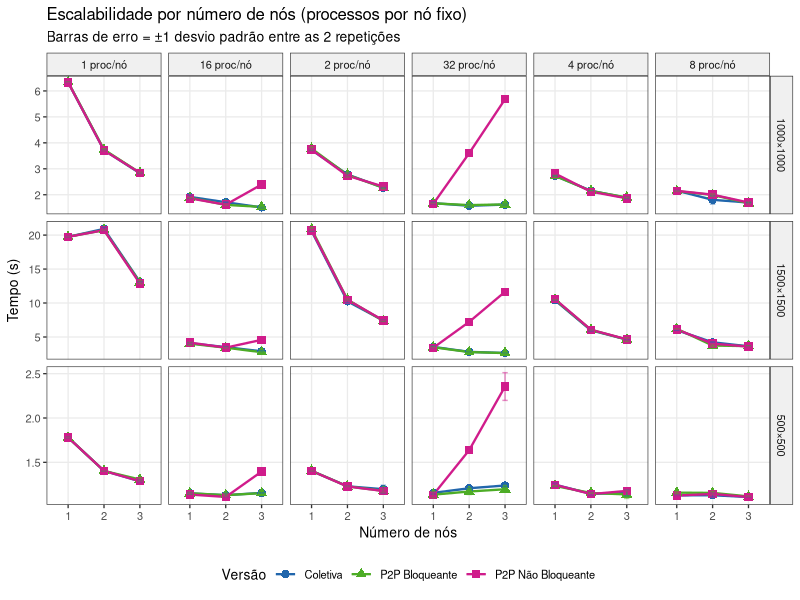
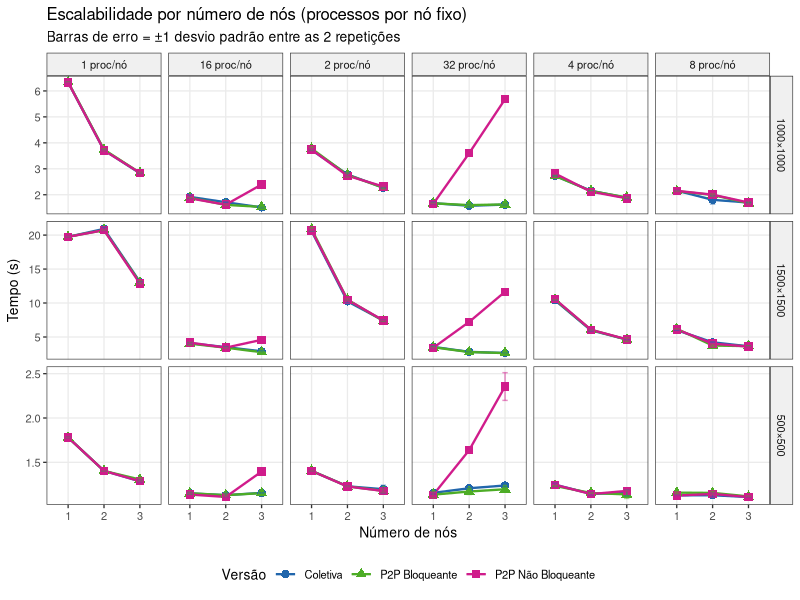
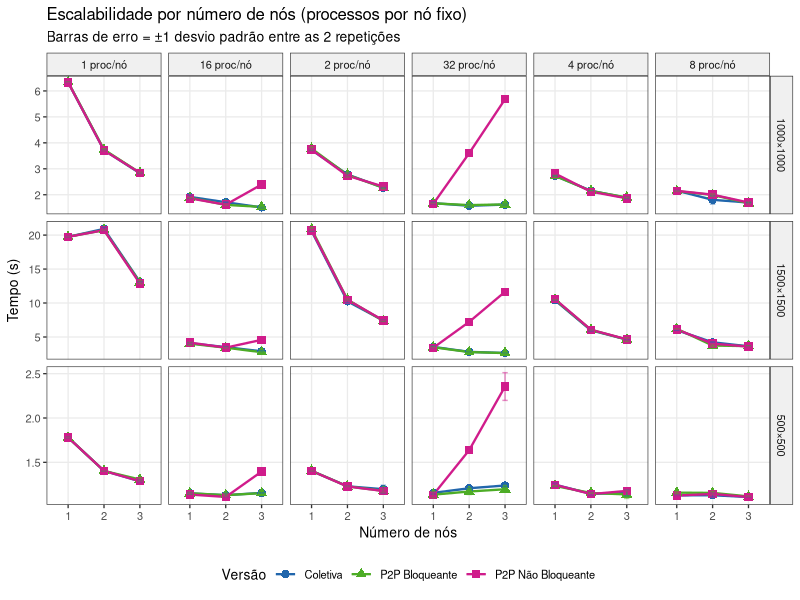

Recreate these plots in R, in order.
library(dplyr)
library(ggplot2)

pdf(NULL)

df <- read.csv("../../results/rastro_completo.csv", stringsAsFactors = FALSE)

exec <- df %>%
  filter(rank == "rank0") %>%
  group_by(tipo, size, nproc, nodes, rep) %>%
  summarise(exec_time = max(fim) - min(inicio), .groups = "drop") %>%
  group_by(tipo, size, nproc, nodes) %>%
  summarise(tempo = median(exec_time), sd = sd(exec_time), .groups = "drop")

exec <- exec %>%
  mutate(
    tipo = recode(tipo,
      "coletiva"          = "Coletiva",
      "p2p_bloqueante"    = "P2P Bloqueante",
      "p2p_naobloqueante" = "P2P Não Bloqueante"
    ),
    size_label  = paste0(size, "×", size),
    nodes_label = paste0(nodes, ifelse(nodes == 1, " nó", " nós"))
  )

# Foco: comparar 1 vs 2 vs 3 nós, fixando processos por nó
# Para cada nproc_por_no, nproc_total = nodes * nproc_por_no
# A grade tem: nodes=1 nproc=1,2,4,8,16,32
#              nodes=2 nproc=2,4,8,16,32,64
#              nodes=3 nproc=3,6,12,24,48,96
# Processos por nó = nproc / nodes

exec_pn <- exec %>%
  mutate(pn = nproc / nodes) %>%
  filter(pn %in% c(1, 2, 4, 8, 16, 32)) %>%
  mutate(pn_label = paste0(pn, " proc/nó"))

ggplot(exec_pn, aes(x = factor(nodes), y = tempo,
                    color = tipo, shape = tipo, group = tipo)) +
  geom_line(linewidth = 0.8) +
  geom_point(size = 2.5) +
  geom_errorbar(aes(ymin = tempo - sd, ymax = tempo + sd),
                width = 0.15, alpha = 0.5) +
  facet_grid(size_label ~ pn_label, scales = "free_y") +
  scale_color_manual(values = c(
    "Coletiva"           = "#2166ac",
    "P2P Bloqueante"     = "#4dac26",
    "P2P Não Bloqueante" = "#d01c8b"
  )) +
  labs(
    title    = "Escalabilidade por número de nós (processos por nó fixo)",
    subtitle = "Barras de erro = ±1 desvio padrão entre as 2 repetições",
    x        = "Número de nós",
    y        = "Tempo (s)",
    color    = "Versão",
    shape    = "Versão"
  ) +
  theme_bw(base_size = 10) +
  theme(
    legend.position  = "bottom",
    panel.grid.minor = element_blank(),
    strip.background = element_rect(fill = "#f0f0f0")
  )

ggsave("../imgs/plot_escalabilidade_nos.pdf", width = 14, height = 8)
ggsave("../imgs/plot_escalabilidade_nos.png", width = 14, height = 8, dpi = 150)
message("Salvo: plot_escalabilidade_nos.pdf / .png")
